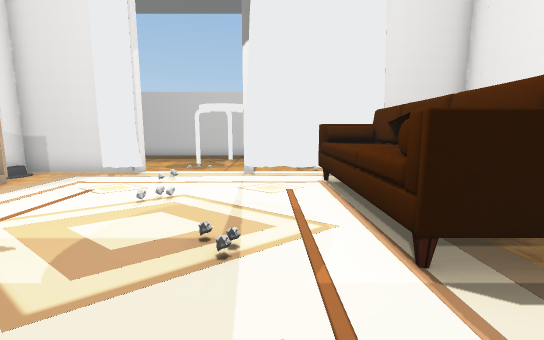
[1] (above)

16 first-person views from a walk through a scene from a Unity 3-D project. The camera is 1.4 m above the floor, tilts 8° down and sees 90° across. Doors are open. The floor is counted in squares, 1 m on a side. Each view is taken from the middle of a square. On the plan, view 1 faces up. The plan holds only what a view shows up to about 13 squares ahead; the rest is blank. The place goes on beyond the plan. The player is left out. Some surface patterns are stand-ins.

[2]
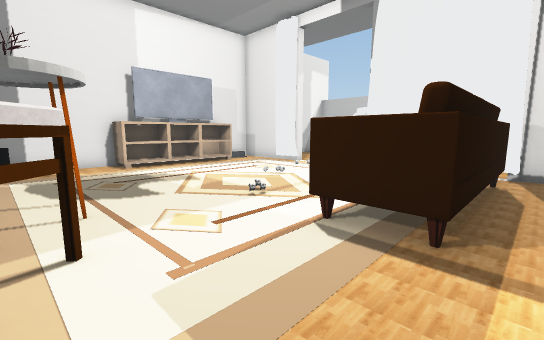

[3]
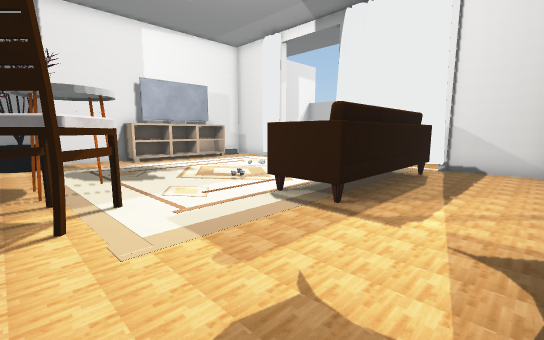

[4]
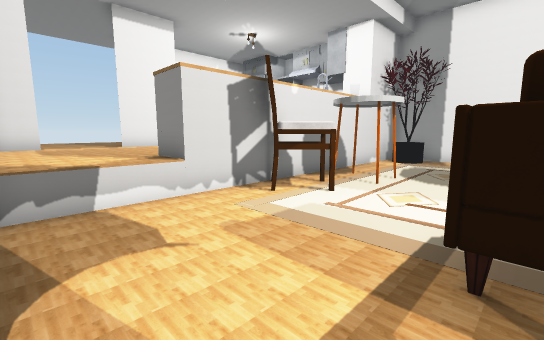

[5]
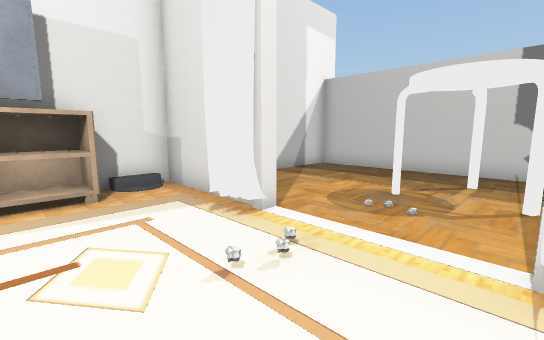

[6]
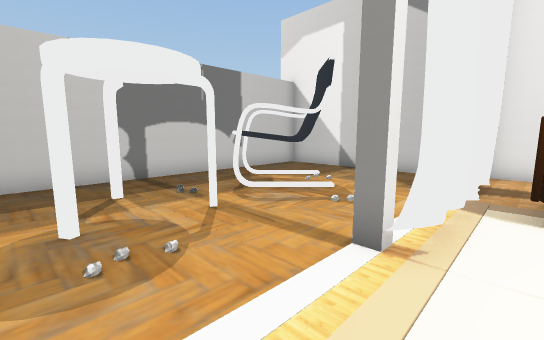

[7]
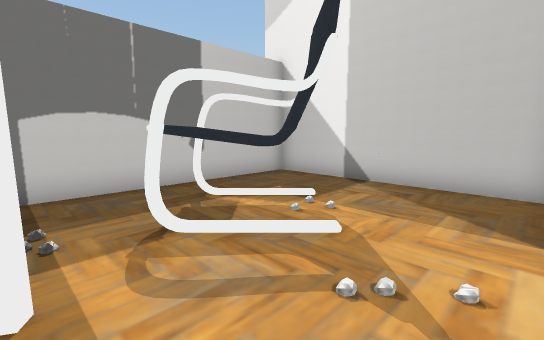

[8]
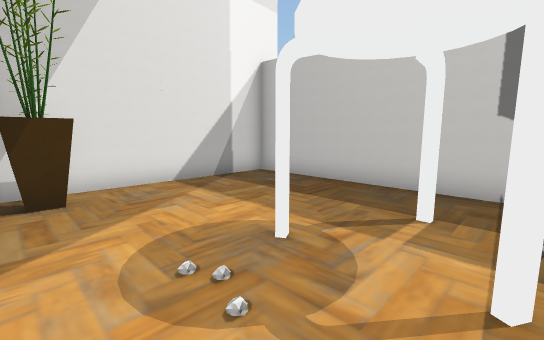

[9]
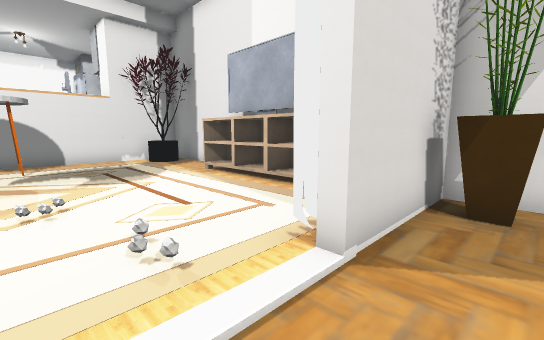

[10]
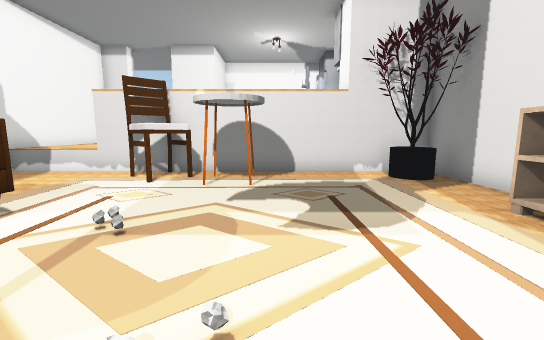

[11]
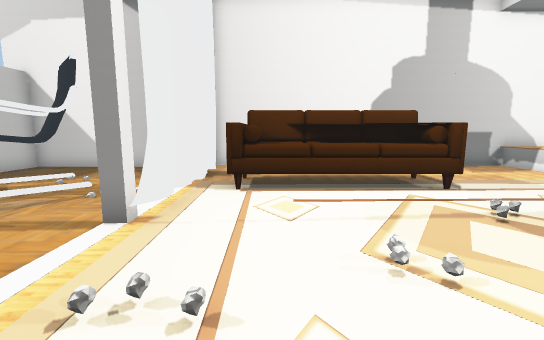

[12]
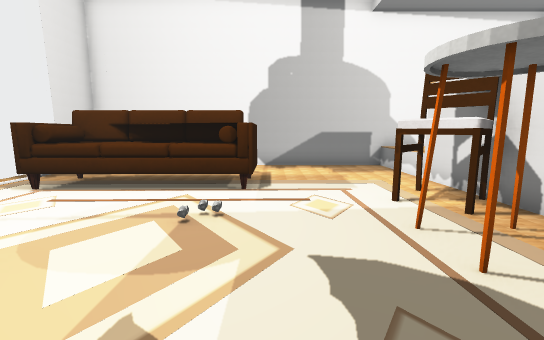

[13]
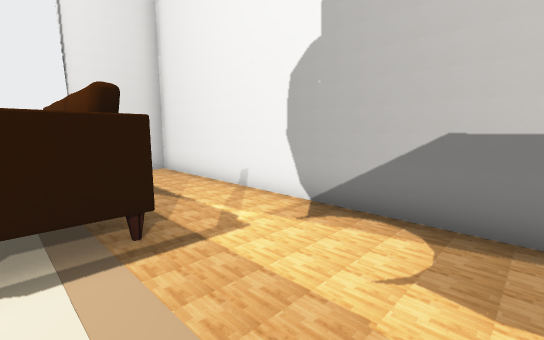

[14]
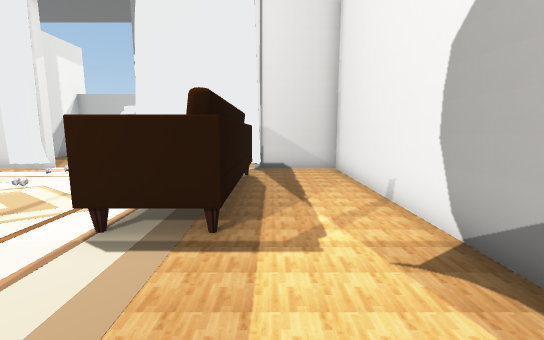

[15]
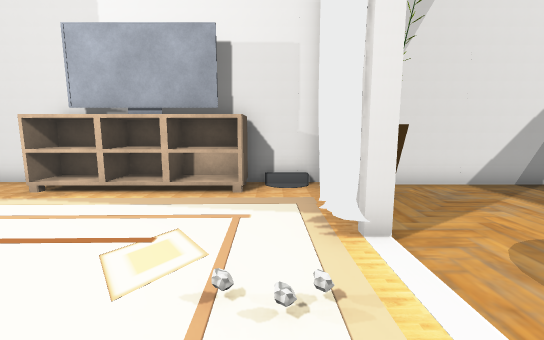

[16]
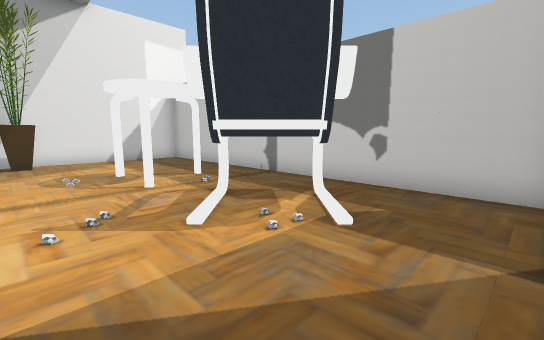

### Floor plan
Points are (right, up) in squares from view 1. A wall is a line through its corners. A room is listed if a view was taken in it or the views show most of it. See-through windows are left out.
Room 1 (views 1, 2, 3, 4, 5, 6, 7, 8, 9, 10, 11, 12, 13, 14, 15, 16)
walls: (-0.1, 8.7) (-0.6, 9) (-1, 8.8) (-1, 9.6); (-0.1, 8.7) (-0.5, 9); (0, 8.7) (-0.6, 9) (-1, 8.8); (-0.7, 9) (-1, 9); (0, 8.9) (-0.5, 9); (0.7, 8.6) (0.5, 9); (0.8, 8.7) (0.3, 9); (0.8, 8.7) (0.6, 8.8); (0.8, 8.7) (0.4, 9); (0.8, 8.7) (0.6, 8.9); (0.8, 9) (0.5, 9); (1, 9.1) (0.7, 8.9); (1.1, 9.1) (0.8, 8.8); (1.4, 9.3) (0.9, 8.7); (3, 8.8) (2.6, 9); (3.1, 8.9) (1.4, 8.9); (3.6, 8.6) (3.5, 9.1) (3, 8.8) (2.7, 9) (1.5, 8.8); (3.5, 9.1) (2.9, 8.9); (-6.5, 9.6) (-4.5, 9.6) (-4.5, 9.4) (-8.5, 9.4) (-8.5, 7.3) (-7.2, 7.3) (-7.2, 2.3) (-8.5, 2.3) (-8.5, -2.6) (6.5, -2.6); (6.4, 9.9) (6.4, 16.9) (-8.5, 16.9) (-8.5, 9.5); (3.1, -2.5) (3.1, -4); (-7.8, -1.4) (-7.3, -1.4) (-7.2, -1.6); (6.4, -4.5) (6.4, 9.4) (3.3, 9.4)
low walls: (0.8, 8.8) (0.3, 9.1)
ways out: opening at (4.5, -3.5)
objects: other object (-8, 8); other object (-8, 10) to (-7, 11); other object (-3, 13); other object (-2, 0); other object (-2, 15); other object (-1, 13); other object (0, -2) to (1, -1); other object (0, 13) to (3, 15); other object (2, 3) to (3, 8)

Positions as (right, up) in squares from view 1, and headings:
1: (0, 0), facing up
2: (4, -1), facing up-left
3: (6, -2), facing up-left
4: (6, 3), facing down-left
5: (-1, 6), facing up-left
6: (-4, 8), facing up-right
7: (-1, 10), facing up-right
8: (-1, 10), facing up-left
9: (-2, 11), facing down-left
10: (-3, 7), facing down
11: (-5, 7), facing right
12: (-5, 2), facing right
13: (2, -1), facing up-right
14: (4, -1), facing up
15: (-1, 8), facing left
16: (6, 10), facing up-left
